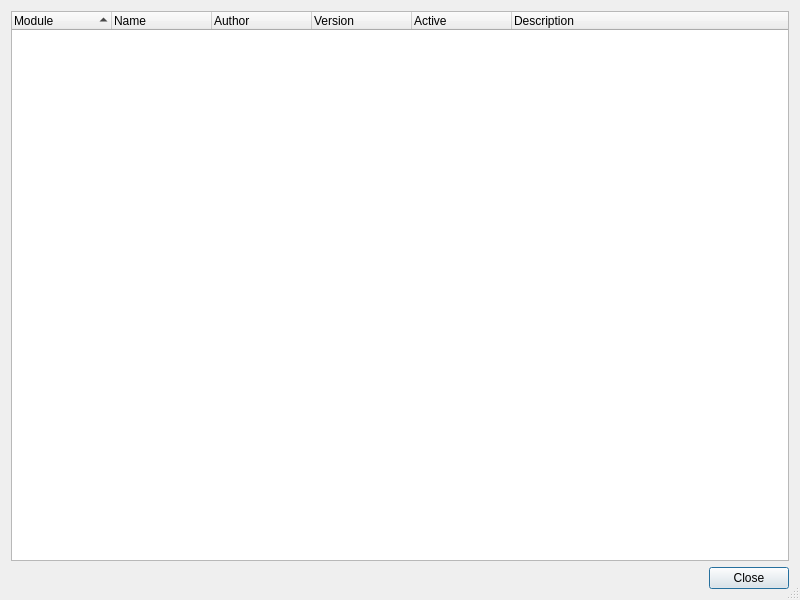
<?xml version="1.0" encoding="UTF-8"?>
<ui version="4.0">
 <class>PluginInfoDialog</class>
 <widget class="QDialog" name="PluginInfoDialog">
  <property name="geometry">
   <rect>
    <x>0</x>
    <y>0</y>
    <width>800</width>
    <height>600</height>
   </rect>
  </property>
  <property name="windowTitle">
   <string>Loaded Plugins</string>
  </property>
  <property name="sizeGripEnabled">
   <bool>true</bool>
  </property>
  <property name="modal">
   <bool>true</bool>
  </property>
  <layout class="QVBoxLayout">
   <item>
    <widget class="QTreeWidget" name="pluginList">
     <property name="contextMenuPolicy">
      <enum>Qt::CustomContextMenu</enum>
     </property>
     <property name="rootIsDecorated">
      <bool>false</bool>
     </property>
     <property name="itemsExpandable">
      <bool>false</bool>
     </property>
     <property name="sortingEnabled">
      <bool>true</bool>
     </property>
     <property name="allColumnsShowFocus">
      <bool>true</bool>
     </property>
     <column>
      <property name="text">
       <string>Module</string>
      </property>
     </column>
     <column>
      <property name="text">
       <string>Name</string>
      </property>
     </column>
     <column>
      <property name="text">
       <string>Author</string>
      </property>
     </column>
     <column>
      <property name="text">
       <string>Version</string>
      </property>
     </column>
     <column>
      <property name="text">
       <string>Active</string>
      </property>
     </column>
     <column>
      <property name="text">
       <string>Description</string>
      </property>
     </column>
    </widget>
   </item>
   <item>
    <widget class="QDialogButtonBox" name="buttonBox">
     <property name="orientation">
      <enum>Qt::Horizontal</enum>
     </property>
     <property name="standardButtons">
      <set>QDialogButtonBox::Close</set>
     </property>
    </widget>
   </item>
  </layout>
 </widget>
 <tabstops>
  <tabstop>pluginList</tabstop>
  <tabstop>buttonBox</tabstop>
 </tabstops>
 <resources/>
 <connections>
  <connection>
   <sender>buttonBox</sender>
   <signal>accepted()</signal>
   <receiver>PluginInfoDialog</receiver>
   <slot>accept()</slot>
   <hints>
    <hint type="sourcelabel">
     <x>308</x>
     <y>454</y>
    </hint>
    <hint type="destinationlabel">
     <x>157</x>
     <y>274</y>
    </hint>
   </hints>
  </connection>
  <connection>
   <sender>buttonBox</sender>
   <signal>rejected()</signal>
   <receiver>PluginInfoDialog</receiver>
   <slot>reject()</slot>
   <hints>
    <hint type="sourcelabel">
     <x>376</x>
     <y>460</y>
    </hint>
    <hint type="destinationlabel">
     <x>286</x>
     <y>274</y>
    </hint>
   </hints>
  </connection>
 </connections>
</ui>
